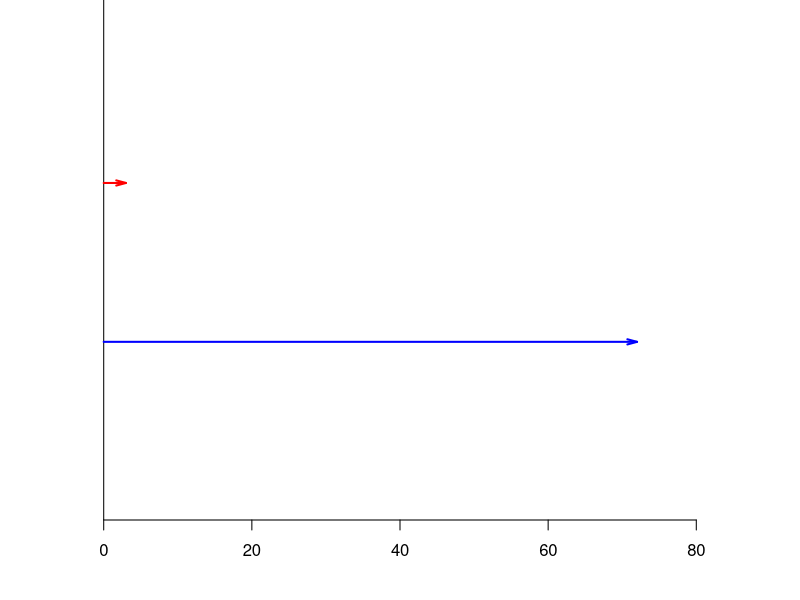
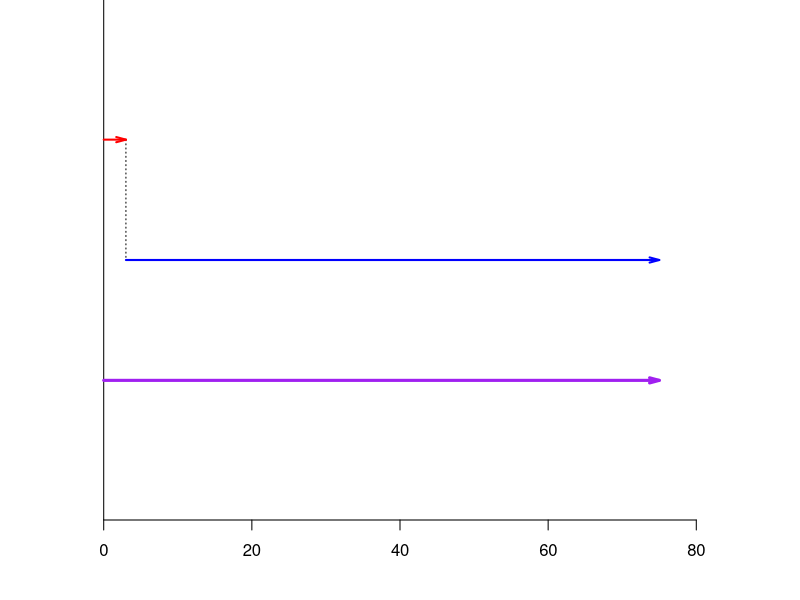

These charts were generated, in order, by the following R code:
## ---- chunk 1
abcd = sample(1:9,4,T)*sample(c(-1,1),4,T)

p1 = prod(abcd[1:2])
p2 = prod(abcd[3:4])

OI = p1+p2

s1 = paste0(p1)
s2 = paste0(p2)
if(p1<0){
    s1 = paste0("(",p1,")")
}
if(p2<0){
    s2 = paste0("(",p2,")")
}

nums = c(p1,p2,OI)


## ---- chunk 2
xmin = floor(min(c(nums-10,-10))/10)*10
xmax = ceiling(max(c(nums+10,+10))/10)*10
par(mar=c(4,0,0,0))
plot(0,0,"n",xlim=c(xmin,xmax),ylim=c(0,1),axes=F,ann=F)
axis(1)
abline(v=0)
arrows(0,0.66,p1,0.66,0.1,15,2,col="red",lwd=2)
arrows(0,0.33,p2,0.33,0.1,15,2,col="blue",lwd=2)

## ---- chunk 3
xmin = floor(min(c(nums-10,-10))/10)*10
xmax = ceiling(max(c(nums+10,10))/10)*10
par(mar=c(4,0,0,0))
plot(0,0,"n",xlim=c(xmin,xmax),ylim=c(0,1),axes=F,ann=F)
axis(1)
abline(v=0)
lines(c(p1,p1),c(0.75,0.5),lty=3)
arrows(0,0.75,p1,0.75,0.1,15,2,col="red",lwd=2)
arrows(p1,0.50,p1+p2,0.50,0.1,15,2,col="blue",lwd=2)
arrows(0,0.25,p1+p2,0.25,0.1,15,2,col="purple",lwd=3)

## ---- chunk 4
lr1 = c("left","right")[round(sign(p1)/2+1.5)]
lr2 = c("left","right")[round(sign(p2)/2+1.5)]
lr3 = c("left","right")[round(sign(OI)/2+1.5)]
